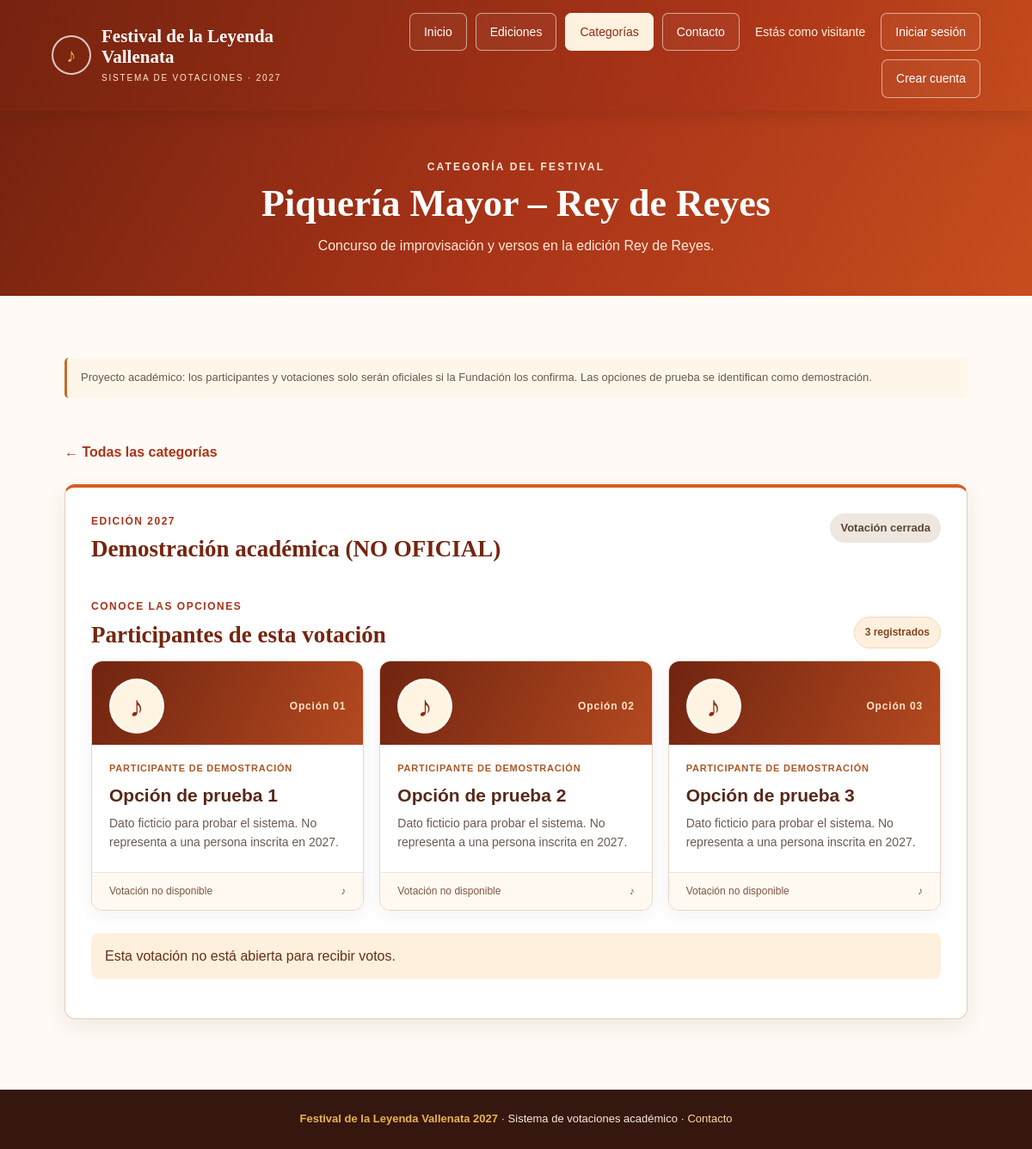
Page /categorias/3/ on the committed database.
### votaciones/models.py (models this page shows, shortened)
class Categoria(models.Model):
    nombre = models.CharField(max_length=100, verbose_name="Nombre de la Categoría")
    descripcion = models.TextField(blank=True, null=True, verbose_name="Descripción")
    estado = models.BooleanField(default=True, verbose_name="Activa")
    class Meta:
        verbose_name = "Categoría"
        verbose_name_plural = "Categorías"

class Votacion(models.Model):
    edicion = models.ForeignKey(Edicion, on_delete=models.CASCADE, related_name='votaciones')
    categoria = models.ForeignKey(Categoria, on_delete=models.CASCADE, related_name='votaciones_categoria')
    nombre_fase = models.CharField(max_length=150, verbose_name="Nombre de la Fase o Votación", help_text="Ej: Eliminatoria, Semifinal, Final")
    estado_apertura = models.BooleanField(default=False, verbose_name="¿Votación Abierta?")
    class Meta:
        verbose_name = "Votación"
        verbose_name_plural = "Votaciones"

class Edicion(models.Model):
    año = models.IntegerField(unique=True, verbose_name="Año de Edición")
    nombre_edicion = models.CharField(max_length=100, verbose_name="Nombre de la Edición")
    activa = models.BooleanField(default=True, verbose_name="¿Es la edición actual?")
    class Meta:
        verbose_name = "Edición"
        verbose_name_plural = "Ediciones"

class Opcion(models.Model):
    votacion = models.ForeignKey(Votacion, on_delete=models.CASCADE, related_name='opciones')
    nombre_candidato = models.CharField(max_length=150, verbose_name="Nombre del Participante/Opción")
    biografia = models.TextField(blank=True, null=True, verbose_name="Biografía del Participante")
    class Meta:
        verbose_name = "Opción"
        verbose_name_plural = "Opciones"

### votaciones/views.py (the view)
# urls.py: path('categorias/<int:categoria_id>/', views.detalle_categoria, name='detalle_categoria'),
def detalle_categoria(request, categoria_id):
    categoria = get_object_or_404(Categoria, pk=categoria_id, estado=True)
    votaciones = (Votacion.objects.filter(categoria=categoria, edicion__activa=True)
                  .select_related('edicion').prefetch_related('opciones').order_by('-edicion__año','nombre_fase'))
    votos_realizados = set()
    if request.user.is_authenticated:
        votos_realizados = set(Voto.objects.filter(usuario=request.user, votacion__in=votaciones)
                               .values_list('votacion_id', flat=True))
    return render(request, 'votaciones/detalle_categoria.html', {
        'categoria': categoria, 'votaciones': votaciones, 'votos_realizados': votos_realizados,
    })

### votaciones/templates/votaciones/detalle_categoria.html (shortened to what this page needs)
{% load static %}
<!DOCTYPE html><html lang="es"><head>
    <link rel="stylesheet" href="{% static 'votaciones/css/festival.css' %}?v=20271026"></head>
<body><header class="site-header"><a class="brand" href="{% url 'votaciones:index' %}"><span class="brand-mark" aria-hidden="true">♪</span><span><span class="brand-name">Festival de la Leyenda Vallenata</span><span class="brand-subtitle">Sistema de votaciones · 2027</span></span></a>{% include 'votaciones/includes/navbar.html' %}</header>
<main><section class="category-top"><p class="eyebrow">Categoría del festival</p><h1>{{ categoria.nombre }}</h1><p>{{ categoria.descripcion|default:'Conoce las votaciones y sus participantes.' }}</p></section>
<section class="section detail-content"><p class="category-disclaimer">Proyecto académico: los participantes y votaciones solo serán oficiales si la Fundación los confirma. Las opciones de prueba se identifican como demostración.</p><a class="back-link" href="{% url 'votaciones:categorias' %}">← Todas las categorías</a>
{% for votacion in votaciones %}<article class="voting-panel"><div class="voting-panel-head"><div><p class="card-kicker">Edición {{ votacion.edicion.año }}</p><h2>{{ votacion.nombre_fase }}</h2></div><span class="vote-status {% if votacion.estado_apertura %}is-open{% endif %}">{% if votacion.estado_apertura %}Votación abierta{% else %}Votación cerrada{% endif %}</span></div>
<div class="participants-heading"><div><p class="card-kicker">Conoce las opciones</p><h3>Participantes de esta votación</h3></div><span class="participants-count">{{ votacion.opciones.count }} registrados</span></div>
{% if votacion.opciones.all %}<div class="participants-grid">{% for opcion in votacion.opciones.all %}<article class="participant-card"><div class="participant-card-top"><div class="participant-avatar" aria-hidden="true">♪</div><span class="participant-number">Opción {{ forloop.counter|stringformat:"02d" }}</span></div><div class="participant-card-content"><p class="participant-type">{% if 'Demostración' in votacion.nombre_fase %}Participante de demostración{% else %}Participante registrado{% endif %}</p><h3>{{ opcion.nombre_candidato }}</h3><p class="participant-description">{{ opcion.biografia|default:'Información del participante pendiente de actualización.' }}</p></div><div class="participant-card-foot">{% if votacion.estado_apertura %}<span>Disponible para seleccionar abajo</span>{% else %}<span>Votación no disponible</span>{% endif %}<span aria-hidden="true">♪</span></div></article>{% endfor %}</div>{% else %}<p class="empty-state">Aún no hay participantes registrados para esta votación.</p>{% endif %}
{% if votacion.id in votos_realizados %}<p class="vote-note">✓ Ya participaste en esta votación. ¡Gracias por votar!</p>
{% elif not votacion.estado_apertura %}<p class="vote-note">Esta votación no está abierta para recibir votos.</p>
{% elif not user.is_authenticated %}<p class="vote-note">Para votar debes <a href="{% url 'login' %}?next={{ request.path|urlencode }}">iniciar sesión</a> o <a href="{% url 'usuarios:registro' %}">crear una cuenta</a>.</p>
{% endif %}</article>
{% empty %}<div class="empty-state">Todavía no hay votaciones configuradas en esta categoría. Los participantes de 2027 están pendientes de confirmación. Cuando se registren, aparecerán aquí.</div>{% endfor %}
</section></main><footer class="site-footer"><strong>Festival de la Leyenda Vallenata 2027</strong> · Sistema de votaciones académico · <a href="{% url 'votaciones:contacto' %}">Contacto</a></footer></body></html>

### rows in the picture
Categoria: nombre "Piquería Mayor – Rey de Reyes", descripcion "Concurso de improvisación y versos en la edición Rey de Reyes."
Votacion: edicion.año "2027", nombre_fase "Demostración académica (NO OFICIAL)", estado_apertura "Votación cerrada", opciones.count "3", shows "Esta votación no está abierta para recibir votos."
Opcion: nombre_candidato "Opción de prueba 1", biografia "Dato ficticio para probar el sistema. No representa a una persona inscrita en 2027."
Opcion: nombre_candidato "Opción de prueba 2", biografia "Dato ficticio para probar el sistema. No representa a una persona inscrita en 2027."
Opcion: nombre_candidato "Opción de prueba 3", biografia "Dato ficticio para probar el sistema. No representa a una persona inscrita en 2027."
